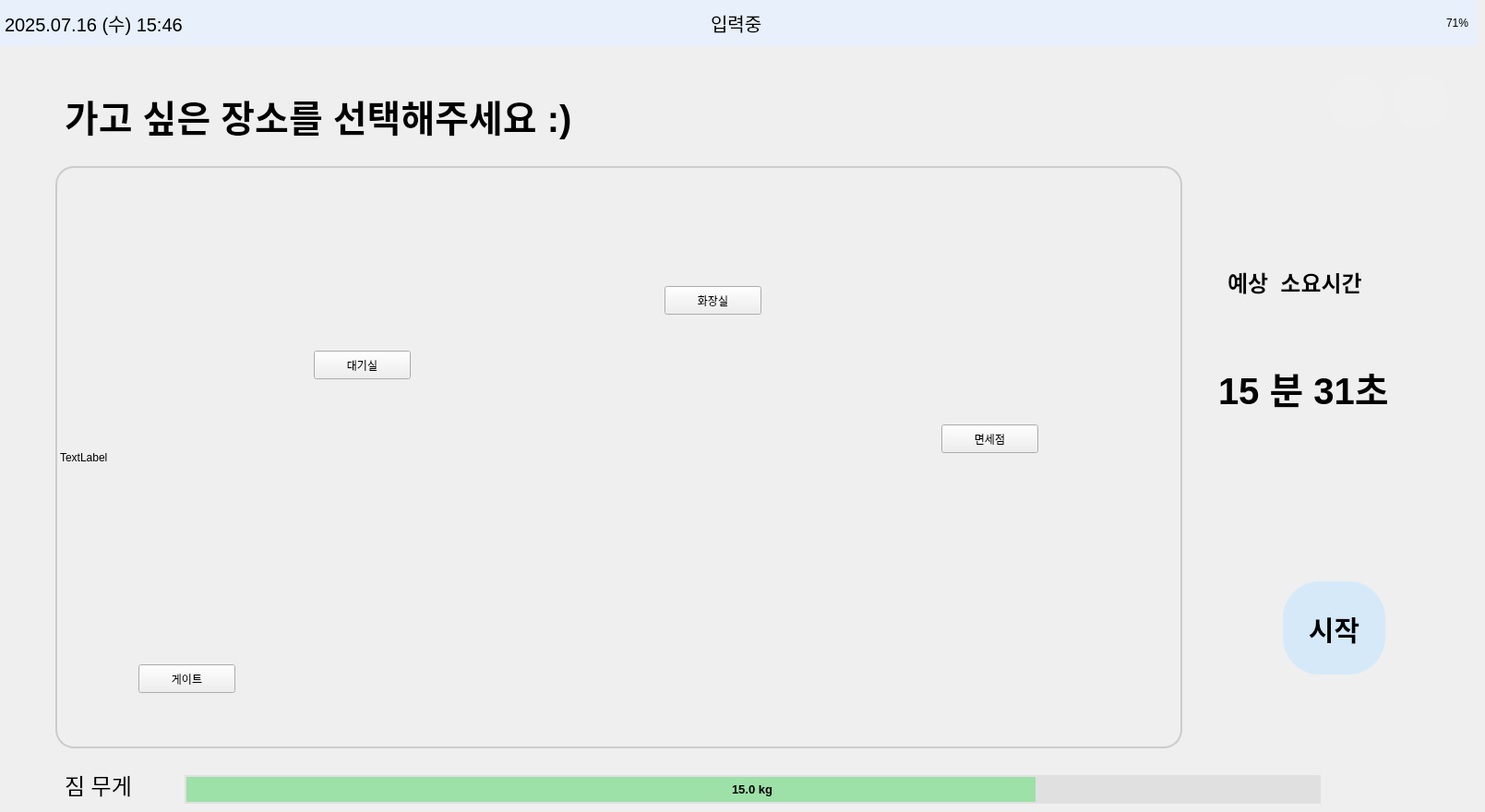
    <widget class="QWidget" name="page_select_place">
     <widget class="QLabel" name="label_weight6">
      <property name="geometry">
       <rect>
        <x>70</x>
        <y>830</y>
        <width>101</width>
        <height>41</height>
       </rect>
      </property>
      <property name="font">
       <font>
        <pointsize>18</pointsize>
       </font>
      </property>
      <property name="styleSheet">
       <string notr="true">QLabel {
    color: #000000;  /* 원하는 색상 코드로 변경 */
}
</string>
      </property>
      <property name="text">
       <string>짐 무게</string>
      </property>
      <property name="alignment">
       <set>Qt::AlignLeading|Qt::AlignLeft|Qt::AlignVCenter</set>
      </property>
     </widget>
     <widget class="QFrame" name="topbar6">
      <property name="geometry">
       <rect>
        <x>0</x>
        <y>0</y>
        <width>1600</width>
        <height>50</height>
       </rect>
      </property>
      <property name="palette">
       <palette>
        <active>
         <colorrole role="WindowText">
          <brush brushstyle="SolidPattern">
           <color alpha="255">
            <red>0</red>
            <green>0</green>
            <blue>0</blue>
           </color>
          </brush>
         </colorrole>
         <colorrole role="Button">
          <brush brushstyle="SolidPattern">
           <color alpha="255">
            <red>231</red>
            <green>240</green>
            <blue>251</blue>
           </color>
          </brush>
         </colorrole>
         <colorrole role="Light">
          <brush brushstyle="SolidPattern">
           <color alpha="255">
            <red>255</red>
            <green>116</green>
            <blue>116</blue>
           </color>
          </brush>
         </colorrole>
         <colorrole role="Midlight">
          <brush brushstyle="SolidPattern">
           <color alpha="255">
            <red>247</red>
            <green>63</green>
            <blue>63</blue>
           </color>
          </brush>
         </colorrole>
         <colorrole role="Dark">
          <brush brushstyle="SolidPattern">
           <color alpha="255">
            <red>120</red>
            <green>6</green>
            <blue>6</blue>
           </color>
          </brush>
         </colorrole>
         <colorrole role="Mid">
          <brush brushstyle="SolidPattern">
           <color alpha="255">
            <red>160</red>
            <green>7</green>
            <blue>7</blue>
           </color>
          </brush>
         </colorrole>
         <colorrole role="Text">
          <brush brushstyle="SolidPattern">
           <color alpha="255">
            <red>0</red>
            <green>0</green>
            <blue>0</blue>
           </color>
          </brush>
         </colorrole>
         <colorrole role="BrightText">
          <brush brushstyle="SolidPattern">
           <color alpha="255">
            <red>255</red>
            <green>255</green>
            <blue>255</blue>
           </color>
          </brush>
         </colorrole>
         <colorrole role="ButtonText">
          <brush brushstyle="SolidPattern">
           <color alpha="255">
            <red>0</red>
            <green>0</green>
            <blue>0</blue>
           </color>
          </brush>
         </colorrole>
         <colorrole role="Base">
          <brush brushstyle="SolidPattern">
           <color alpha="255">
            <red>231</red>
            <green>240</green>
            <blue>251</blue>
           </color>
          </brush>
         </colorrole>
         <colorrole role="Window">
          <brush brushstyle="SolidPattern">
           <color alpha="255">
            <red>231</red>
            <green>240</green>
            <blue>251</blue>
           </color>
          </brush>
         </colorrole>
         <colorrole role="Shadow">
          <brush brushstyle="SolidPattern">
           <color alpha="255">
            <red>0</red>
            <green>0</green>
            <blue>0</blue>
           </color>
          </brush>
         </colorrole>
         <colorrole role="AlternateBase">
          <brush brushstyle="SolidPattern">
           <color alpha="255">
            <red>247</red>
            <green>133</green>
            <blue>133</blue>
           </color>
          </brush>
         </colorrole>
         <colorrole role="ToolTipBase">
          <brush brushstyle="SolidPattern">
           <color alpha="255">
            <red>255</red>
            <green>255</green>
            <blue>220</blue>
           </color>
          </brush>
         </colorrole>
         <colorrole role="ToolTipText">
          <brush brushstyle="SolidPattern">
           <color alpha="255">
            <red>0</red>
            <green>0</green>
            <blue>0</blue>
           </color>
          </brush>
         </colorrole>
         <colorrole role="PlaceholderText">
          <brush brushstyle="SolidPattern">
           <color alpha="128">
            <red>0</red>
            <green>0</green>
            <blue>0</blue>
           </color>
          </brush>
         </colorrole>
        </active>
        <inactive>
         <colorrole role="WindowText">
          <brush brushstyle="SolidPattern">
           <color alpha="255">
            <red>0</red>
            <green>0</green>
            <blue>0</blue>
           </color>
          </brush>
         </colorrole>
         <colorrole role="Button">
          <brush brushstyle="SolidPattern">
           <color alpha="255">
            <red>231</red>
            <green>240</green>
            <blue>251</blue>
           </color>
          </brush>
         </colorrole>
         <colorrole role="Light">
          <brush brushstyle="SolidPattern">
           <color alpha="255">
            <red>255</red>
            <green>116</green>
            <blue>116</blue>
           </color>
          </brush>
         </colorrole>
         <colorrole role="Midlight">
          <brush brushstyle="SolidPattern">
           <color alpha="255">
            <red>247</red>
            <green>63</green>
            <blue>63</blue>
           </color>
          </brush>
         </colorrole>
         <colorrole role="Dark">
          <brush brushstyle="SolidPattern">
           <color alpha="255">
            <red>120</red>
            <green>6</green>
            <blue>6</blue>
           </color>
          </brush>
         </colorrole>
         <colorrole role="Mid">
          <brush brushstyle="SolidPattern">
           <color alpha="255">
            <red>160</red>
            <green>7</green>
            <blue>7</blue>
           </color>
          </brush>
         </colorrole>
         <colorrole role="Text">
          <brush brushstyle="SolidPattern">
           <color alpha="255">
            <red>0</red>
            <green>0</green>
            <blue>0</blue>
           </color>
          </brush>
         </colorrole>
         <colorrole role="BrightText">
          <brush brushstyle="SolidPattern">
           <color alpha="255">
            <red>255</red>
            <green>255</green>
            <blue>255</blue>
           </color>
          </brush>
         </colorrole>
         <colorrole role="ButtonText">
          <brush brushstyle="SolidPattern">
           <color alpha="255">
            <red>0</red>
            <green>0</green>
            <blue>0</blue>
           </color>
          </brush>
         </colorrole>
         <colorrole role="Base">
          <brush brushstyle="SolidPattern">
           <color alpha="255">
            <red>231</red>
            <green>240</green>
            <blue>251</blue>
           </color>
          </brush>
         </colorrole>
         <colorrole role="Window">
          <brush brushstyle="SolidPattern">
           <color alpha="255">
            <red>231</red>
            <green>240</green>
            <blue>251</blue>
           </color>
          </brush>
         </colorrole>
         <colorrole role="Shadow">
          <brush brushstyle="SolidPattern">
           <color alpha="255">
            <red>0</red>
            <green>0</green>
            <blue>0</blue>
           </color>
          </brush>
         </colorrole>
         <colorrole role="AlternateBase">
          <brush brushstyle="SolidPattern">
           <color alpha="255">
            <red>247</red>
            <green>133</green>
            <blue>133</blue>
           </color>
          </brush>
         </colorrole>
         <colorrole role="ToolTipBase">
          <brush brushstyle="SolidPattern">
           <color alpha="255">
            <red>255</red>
            <green>255</green>
            <blue>220</blue>
           </color>
          </brush>
         </colorrole>
         <colorrole role="ToolTipText">
          <brush brushstyle="SolidPattern">
           <color alpha="255">
            <red>0</red>
            <green>0</green>
            <blue>0</blue>
           </color>
          </brush>
         </colorrole>
         <colorrole role="PlaceholderText">
          <brush brushstyle="SolidPattern">
           <color alpha="128">
            <red>0</red>
            <green>0</green>
            <blue>0</blue>
           </color>
          </brush>
         </colorrole>
        </inactive>
        <disabled>
         <colorrole role="WindowText">
          <brush brushstyle="SolidPattern">
           <color alpha="255">
            <red>120</red>
            <green>6</green>
            <blue>6</blue>
           </color>
          </brush>
         </colorrole>
         <colorrole role="Button">
          <brush brushstyle="SolidPattern">
           <color alpha="255">
            <red>231</red>
            <green>240</green>
            <blue>251</blue>
           </color>
          </brush>
         </colorrole>
         <colorrole role="Light">
          <brush brushstyle="SolidPattern">
           <color alpha="255">
            <red>255</red>
            <green>116</green>
            <blue>116</blue>
           </color>
          </brush>
         </colorrole>
         <colorrole role="Midlight">
          <brush brushstyle="SolidPattern">
           <color alpha="255">
            <red>247</red>
            <green>63</green>
            <blue>63</blue>
           </color>
          </brush>
         </colorrole>
         <colorrole role="Dark">
          <brush brushstyle="SolidPattern">
           <color alpha="255">
            <red>120</red>
            <green>6</green>
            <blue>6</blue>
           </color>
          </brush>
         </colorrole>
         <colorrole role="Mid">
          <brush brushstyle="SolidPattern">
           <color alpha="255">
            <red>160</red>
            <green>7</green>
            <blue>7</blue>
           </color>
          </brush>
         </colorrole>
         <colorrole role="Text">
          <brush brushstyle="SolidPattern">
           <color alpha="255">
            <red>120</red>
            <green>6</green>
            <blue>6</blue>
           </color>
          </brush>
         </colorrole>
         <colorrole role="BrightText">
          <brush brushstyle="SolidPattern">
           <color alpha="255">
            <red>255</red>
            <green>255</green>
            <blue>255</blue>
           </color>
          </brush>
         </colorrole>
         <colorrole role="ButtonText">
          <brush brushstyle="SolidPattern">
           <color alpha="255">
            <red>120</red>
            <green>6</green>
            <blue>6</blue>
           </color>
          </brush>
         </colorrole>
         <colorrole role="Base">
          <brush brushstyle="SolidPattern">
           <color alpha="255">
            <red>231</red>
            <green>240</green>
            <blue>251</blue>
           </color>
          </brush>
         </colorrole>
         <colorrole role="Window">
          <brush brushstyle="SolidPattern">
           <color alpha="255">
            <red>231</red>
            <green>240</green>
            <blue>251</blue>
           </color>
          </brush>
         </colorrole>
         <colorrole role="Shadow">
          <brush brushstyle="SolidPattern">
           <color alpha="255">
            <red>0</red>
            <green>0</green>
            <blue>0</blue>
           </color>
          </brush>
         </colorrole>
         <colorrole role="AlternateBase">
          <brush brushstyle="SolidPattern">
           <color alpha="255">
            <red>240</red>
            <green>11</green>
            <blue>11</blue>
           </color>
          </brush>
         </colorrole>
         <colorrole role="ToolTipBase">
          <brush brushstyle="SolidPattern">
           <color alpha="255">
            <red>255</red>
            <green>255</green>
            <blue>220</blue>
           </color>
          </brush>
         </colorrole>
         <colorrole role="ToolTipText">
          <brush brushstyle="SolidPattern">
           <color alpha="255">
            <red>0</red>
            <green>0</green>
            <blue>0</blue>
           </color>
          </brush>
         </colorrole>
         <colorrole role="PlaceholderText">
          <brush brushstyle="SolidPattern">
           <color alpha="128">
            <red>0</red>
            <green>0</green>
            <blue>0</blue>
           </color>
          </brush>
         </colorrole>
        </disabled>
       </palette>
      </property>
      <property name="styleSheet">
       <string>background-color: #e7f0fb;</string>
      </property>
      <widget class="QLabel" name="label_datetime6">
       <property name="geometry">
        <rect>
         <x>5</x>
         <y>0</y>
         <width>331</width>
         <height>50</height>
        </rect>
       </property>
       <property name="font">
        <font>
         <pointsize>15</pointsize>
        </font>
       </property>
       <property name="text">
        <string>2025.07.16 (수) 15:46</string>
       </property>
      </widget>
      <widget class="QLabel" name="label_battery6">
       <property name="geometry">
        <rect>
         <x>1470</x>
         <y>0</y>
         <width>121</width>
         <height>50</height>
        </rect>
       </property>
       <property name="text">
        <string>71%</string>
       </property>
       <property name="alignment">
        <set>Qt::AlignRight|Qt::AlignTrailing|Qt::AlignVCenter</set>
       </property>
      </widget>
      <widget class="QLabel" name="label_status6">
       <property name="geometry">
        <rect>
         <x>770</x>
         <y>0</y>
         <width>141</width>
         <height>50</height>
        </rect>
       </property>
       <property name="font">
        <font>
         <pointsize>15</pointsize>
         <weight>50</weight>
         <bold>false</bold>
        </font>
       </property>
       <property name="text">
        <string>입력중</string>
       </property>
      </widget>
      <widget class="QLabel" name="label_image6">
       <property name="geometry">
        <rect>
         <x>690</x>
         <y>0</y>
         <width>71</width>
         <height>50</height>
        </rect>
       </property>
       <property name="text">
        <string/>
       </property>
       <property name="pixmap">
        <pixmap>icon/입력중.png</pixmap>
       </property>
       <property name="scaledContents">
        <bool>true</bool>
       </property>
      </widget>
     </widget>
     <widget class="QProgressBar" name="weight_bar6">
      <property name="geometry">
       <rect>
        <x>200</x>
        <y>840</y>
        <width>1231</width>
        <height>31</height>
       </rect>
      </property>
      <property name="font">
       <font>
        <pointsize>10</pointsize>
        <weight>75</weight>
        <bold>true</bold>
       </font>
      </property>
      <property name="styleSheet">
       <string notr="true">QProgressBar {
    border: 2px solid #E0E0E0;         /* 테두리: 불투명 회색 */
    border-radius: 30px;               /* 둥글게 */
    background-color: #E0E0E0;         /* 배경: 불투명 연회색 */
    text-align: center;                /* 텍스트 중앙 정렬 */
}

QProgressBar::chunk {
    background-color: rgba(129, 224, 144, 180);   /* 초록색 바 + 투명도 */
    border-radius: 30px;
}
</string>
      </property>
      <property name="maximum">
       <number>20000</number>
      </property>
      <property name="value">
       <number>15000</number>
      </property>
      <property name="format">
       <string>15.0 kg</string>
      </property>
     </widget>
     <widget class="QLabel" name="label_select_place_text6">
      <property name="geometry">
       <rect>
        <x>70</x>
        <y>60</y>
        <width>1021</width>
        <height>131</height>
       </rect>
      </property>
      <property name="font">
       <font>
        <pointsize>30</pointsize>
        <weight>75</weight>
        <bold>true</bold>
       </font>
      </property>
      <property name="styleSheet">
       <string notr="true">background-color: rgba(255, 255, 255, 0);</string>
      </property>
      <property name="text">
       <string>가고 싶은 장소를 선택해주세요 :)</string>
      </property>
      <property name="alignment">
       <set>Qt::AlignLeading|Qt::AlignLeft|Qt::AlignVCenter</set>
      </property>
     </widget>
     <widget class="QPushButton" name="btn_back6">
      <property name="geometry">
       <rect>
        <x>1510</x>
        <y>80</y>
        <width>60</width>
        <height>60</height>
       </rect>
      </property>
      <property name="palette">
       <palette>
        <active>
         <colorrole role="Button">
          <brush brushstyle="SolidPattern">
           <color alpha="255">
            <red>240</red>
            <green>240</green>
            <blue>240</blue>
           </color>
          </brush>
         </colorrole>
         <colorrole role="Base">
          <brush brushstyle="SolidPattern">
           <color alpha="255">
            <red>240</red>
            <green>240</green>
            <blue>240</blue>
           </color>
          </brush>
         </colorrole>
         <colorrole role="Window">
          <brush brushstyle="SolidPattern">
           <color alpha="255">
            <red>240</red>
            <green>240</green>
            <blue>240</blue>
           </color>
          </brush>
         </colorrole>
        </active>
        <inactive>
         <colorrole role="Button">
          <brush brushstyle="SolidPattern">
           <color alpha="255">
            <red>240</red>
            <green>240</green>
            <blue>240</blue>
           </color>
          </brush>
         </colorrole>
         <colorrole role="Base">
          <brush brushstyle="SolidPattern">
           <color alpha="255">
            <red>240</red>
            <green>240</green>
            <blue>240</blue>
           </color>
          </brush>
         </colorrole>
         <colorrole role="Window">
          <brush brushstyle="SolidPattern">
           <color alpha="255">
            <red>240</red>
            <green>240</green>
            <blue>240</blue>
           </color>
          </brush>
         </colorrole>
        </inactive>
        <disabled>
         <colorrole role="Button">
          <brush brushstyle="SolidPattern">
           <color alpha="255">
            <red>240</red>
            <green>240</green>
            <blue>240</blue>
           </color>
          </brush>
         </colorrole>
         <colorrole role="Base">
          <brush brushstyle="SolidPattern">
           <color alpha="255">
            <red>240</red>
            <green>240</green>
            <blue>240</blue>
           </color>
          </brush>
         </colorrole>
         <colorrole role="Window">
          <brush brushstyle="SolidPattern">
           <color alpha="255">
            <red>240</red>
            <green>240</green>
            <blue>240</blue>
           </color>
          </brush>
         </colorrole>
        </disabled>
       </palette>
      </property>
      <property name="styleSheet">
       <string notr="true">QPushButton {
    border: none;
    border-radius: 30px;
    background-color: #F0F0F0;
}</string>
      </property>
      <property name="text">
       <string/>
      </property>
      <property name="icon">
       <iconset>
        <normaloff>icon/back.png</normaloff>icon/back.png</iconset>
      </property>
      <property name="iconSize">
       <size>
        <width>40</width>
        <height>40</height>
       </size>
      </property>
     </widget>
     <widget class="QPushButton" name="btn_home6">
      <property name="geometry">
       <rect>
        <x>1440</x>
        <y>80</y>
        <width>60</width>
        <height>60</height>
       </rect>
      </property>
      <property name="palette">
       <palette>
        <active>
         <colorrole role="Button">
          <brush brushstyle="SolidPattern">
           <color alpha="255">
            <red>240</red>
            <green>240</green>
            <blue>240</blue>
           </color>
          </brush>
         </colorrole>
         <colorrole role="Base">
          <brush brushstyle="SolidPattern">
           <color alpha="255">
            <red>240</red>
            <green>240</green>
            <blue>240</blue>
           </color>
          </brush>
         </colorrole>
         <colorrole role="Window">
          <brush brushstyle="SolidPattern">
           <color alpha="255">
            <red>240</red>
            <green>240</green>
            <blue>240</blue>
           </color>
          </brush>
         </colorrole>
        </active>
        <inactive>
         <colorrole role="Button">
          <brush brushstyle="SolidPattern">
           <color alpha="255">
            <red>240</red>
            <green>240</green>
            <blue>240</blue>
           </color>
          </brush>
         </colorrole>
         <colorrole role="Base">
          <brush brushstyle="SolidPattern">
           <color alpha="255">
            <red>240</red>
            <green>240</green>
            <blue>240</blue>
           </color>
          </brush>
         </colorrole>
         <colorrole role="Window">
          <brush brushstyle="SolidPattern">
           <color alpha="255">
            <red>240</red>
            <green>240</green>
            <blue>240</blue>
           </color>
          </brush>
         </colorrole>
        </inactive>
        <disabled>
         <colorrole role="Button">
          <brush brushstyle="SolidPattern">
           <color alpha="255">
            <red>240</red>
            <green>240</green>
            <blue>240</blue>
           </color>
          </brush>
         </colorrole>
         <colorrole role="Base">
          <brush brushstyle="SolidPattern">
           <color alpha="255">
            <red>240</red>
            <green>240</green>
            <blue>240</blue>
           </color>
          </brush>
         </colorrole>
         <colorrole role="Window">
          <brush brushstyle="SolidPattern">
           <color alpha="255">
            <red>240</red>
            <green>240</green>
            <blue>240</blue>
           </color>
          </brush>
         </colorrole>
        </disabled>
       </palette>
      </property>
      <property name="styleSheet">
       <string notr="true">QPushButton {
    border: none;
    border-radius: 30px;
    background-color: #F0F0F0;
}</string>
      </property>
      <property name="text">
       <string/>
      </property>
      <property name="icon">
       <iconset>
        <normaloff>icon/home.png</normaloff>icon/home.png</iconset>
      </property>
      <property name="iconSize">
       <size>
        <width>40</width>
        <height>40</height>
       </size>
      </property>
     </widget>
     <widget class="QLabel" name="label_map6">
      <property name="geometry">
       <rect>
        <x>60</x>
        <y>180</y>
        <width>1221</width>
        <height>631</height>
       </rect>
      </property>
      <property name="styleSheet">
       <string notr="true">QLabel {
    border: 2px solid #CCCCCC;
    border-radius: 20px;
    background-color: transparent;  /* 배경은 필요에 따라 투명 */
    padding: 0px;                   /* 안쪽 여백 없음 = 꽉 채움 */
}

</string>
      </property>
      <property name="text">
       <string>TextLabel</string>
      </property>
     </widget>
     <widget class="QLabel" name="label_predict_time6">
      <property name="geometry">
       <rect>
        <x>1330</x>
        <y>260</y>
        <width>181</width>
        <height>91</height>
       </rect>
      </property>
      <property name="font">
       <font>
        <pointsize>18</pointsize>
        <weight>75</weight>
        <bold>true</bold>
       </font>
      </property>
      <property name="text">
       <string>예상  소요시간</string>
      </property>
      <property name="wordWrap">
       <bool>true</bool>
      </property>
     </widget>
     <widget class="QLabel" name="label_time6">
      <property name="geometry">
       <rect>
        <x>1320</x>
        <y>380</y>
        <width>241</width>
        <height>81</height>
       </rect>
      </property>
      <property name="font">
       <font>
        <pointsize>30</pointsize>
        <weight>75</weight>
        <bold>true</bold>
       </font>
      </property>
      <property name="text">
       <string>15 분 31초</string>
      </property>
     </widget>
     <widget class="QPushButton" name="btn_start6">
      <property name="geometry">
       <rect>
        <x>1390</x>
        <y>630</y>
        <width>111</width>
        <height>101</height>
       </rect>
      </property>
      <property name="font">
       <font>
        <pointsize>-1</pointsize>
        <weight>75</weight>
        <bold>true</bold>
       </font>
      </property>
      <property name="styleSheet">
       <string notr="true">QPushButton {
    background-color: #d6e9f9;
    border: none;
    border-radius: 40px;        /* 반지름 = 버튼 크기 절반 */
    min-width: 80px;
    min-height: 80px;
    font-size: 30px;
    font-weight: bold;
    color: #000000;
}
</string>
      </property>
      <property name="text">
       <string>시작</string>
      </property>
     </widget>
     <widget class="QPushButton" name="btn_place_shop6">
      <property name="geometry">
       <rect>
        <x>1020</x>
        <y>460</y>
        <width>105</width>
        <height>31</height>
       </rect>
      </property>
      <property name="text">
       <string>면세점</string>
      </property>
     </widget>
     <widget class="QPushButton" name="btn_place_toilet6">
      <property name="geometry">
       <rect>
        <x>720</x>
        <y>310</y>
        <width>105</width>
        <height>31</height>
       </rect>
      </property>
      <property name="text">
       <string>화장실</string>
      </property>
     </widget>
     <widget class="QPushButton" name="btn_place_wait6">
      <property name="geometry">
       <rect>
        <x>340</x>
        <y>380</y>
        <width>105</width>
        <height>31</height>
       </rect>
      </property>
      <property name="text">
       <string>대기실</string>
      </property>
     </widget>
     <widget class="QPushButton" name="btn_plaace_gate6">
      <property name="geometry">
       <rect>
        <x>150</x>
        <y>720</y>
        <width>105</width>
        <height>31</height>
       </rect>
      </property>
      <property name="text">
       <string>게이트</string>
      </property>
     </widget>
    </widget>
